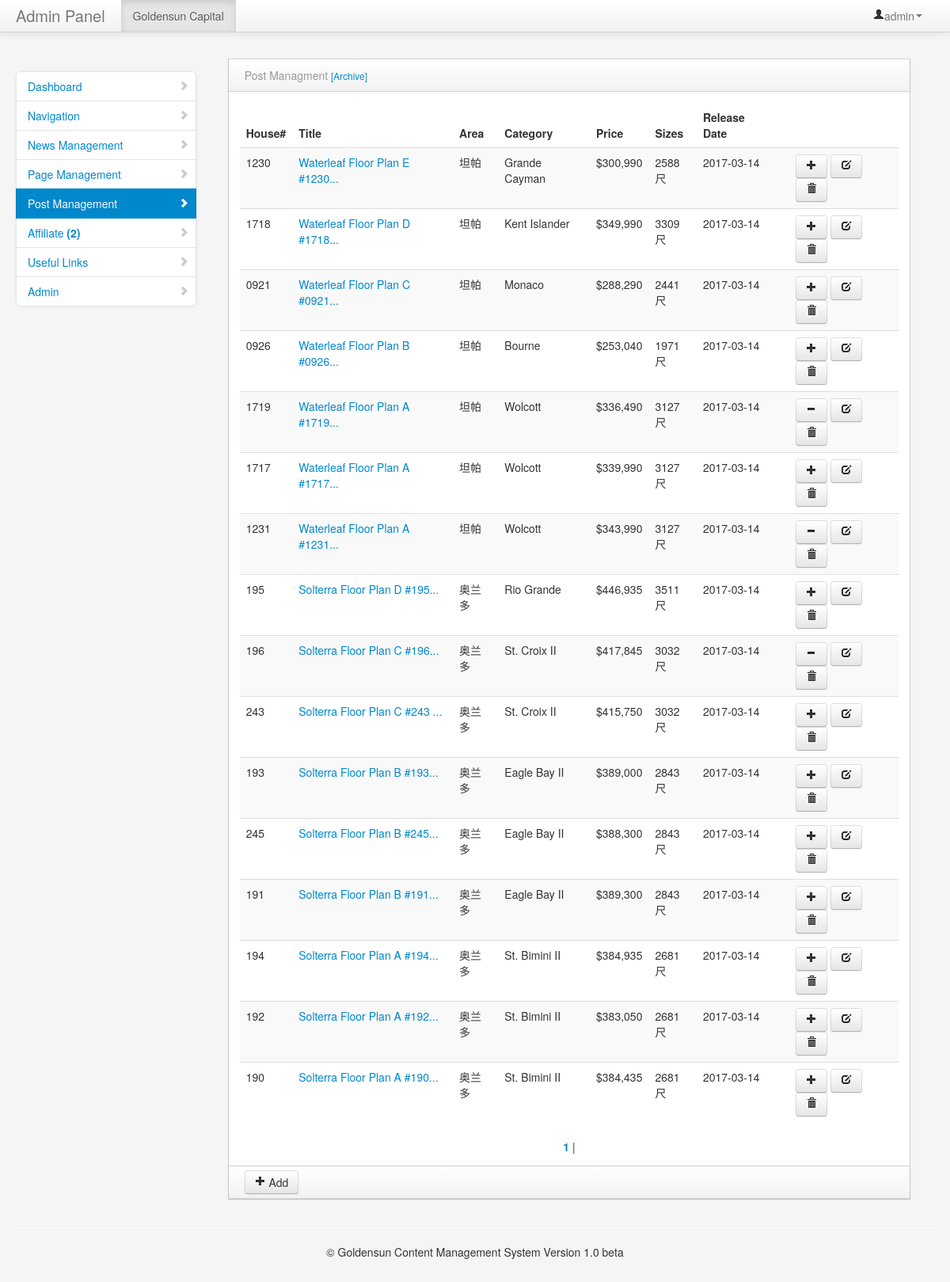
/admin/products.php (signed in), run on the app's committed database.
### tables this page shows
CREATE TABLE `products` (
  `id` int(11) NOT NULL,
  `type` varchar(255) NOT NULL,
  `title` varchar(255) NOT NULL,
  `price` decimal(10,0) NOT NULL,
  `house_num` varchar(50) NOT NULL,
  `rooms_detail` varchar(100) NOT NULL,
  `categories` varchar(255) NOT NULL,
  `image` text NOT NULL,
  `description` text NOT NULL,
  `available` int(11) NOT NULL DEFAULT '1',
  `sizes` text NOT NULL,
  `address` text NOT NULL,
  `img_inside` text NOT NULL,
  `tab_st` varchar(200) NOT NULL DEFAULT '项目介绍',
  `tab_nd` varchar(200) NOT NULL DEFAULT '项目亮点',
  `tab_rd` varchar(200) NOT NULL DEFAULT '关于投资',
  `tab_th` varchar(200) NOT NULL DEFAULT '操作指南',
  `tab_desc_st` text NOT NULL,
  `tab_desc_nd` text NOT NULL,
  `tab_desc_rd` text NOT NULL,
  `tab_desc_th` text NOT NULL,
  `release_date` timestamp NOT NULL DEFAULT CURRENT_TIMESTAMP,
  `deleted` int(11) NOT NULL DEFAULT '0'
);

### helpers/helpers.php (called while the page is built, shortened)
<?php
function asDollars($value) {
  return '$' . number_format($value, 0);
}
function utf8Substr($str, $from, $len)
{
   return preg_replace('#^(?:[\x00-\x7F]|[\xC0-\xFF][\x80-\xBF]+){0,'.$from.'}'.
                      '((?:[\x00-\x7F]|[\xC0-\xFF][\x80-\xBF]+){0,'.$len.'}).*#s',
                      '$1',$str);
}

### admin/products.php (the view, shortened to what this page needs)
<?php
include "includes/header.php";
include "includes/navigation.php";
?>
        <div class="container-fluid">
            <div class="row-fluid">
                  <?php include "includes/sidebar.php";?>
                <div class="span9" id="content">
<div class="row-fluid">
  <div class="block">
      <div class="navbar navbar-inner block-header">
          <div class="muted pull-left">Post Managment <a href="#"><small>[Archive]</small></a></div>
      </div>
      <div class="block-content collapse in">
      	 <table class="table table-striped">
                  <thead>
                      <tr>
                          <th>House#</th>
                          <th>Title</th>
                          <th>Area</th>
                          <th>Category</th>
                          <th>Price</th>
                          <th>Sizes</th>
                          <th>Release Date</th>
                      </tr>
                  </thead>
                    <tbody>
                    <?php
											$per_page = 25;
											$page_query = mysql_query("SELECT COUNT(*) FROM products");
											$pages = ceil(mysql_result($page_query, 0) / $per_page);
											$page = (isset($_GET['page'])) ? (int)$_GET['page'] : 1;
											$start = ($page - 1) * $per_page;
											$query = mysql_query("SELECT * FROM products ORDER BY id DESC LIMIT $start, $per_page");
											while ($data = mysql_fetch_array($query)) {
											?>
												<tr>
													<td><?php echo $data['house_num'];?></td>
													<td><a href="../zh-cn/real_estate_detail.php?id=<?php echo $data['id']; ?>" target="_blank"><?php echo utf8Substr($data['title'],0,28); ?>...</a></td>
                          <td><?php echo $data['type']; ?></td>
                          <td><?php echo $data['categories']; ?></td>
                          <td><?php echo asDollars($data['price']); ?></td>
                          <td><?php echo $data['sizes']; ?></td>
                          <td><?php $datetime = explode(" ",$data['release_date']);echo $datetime[0]; ?></td>
                          <td></td>
                          <td><?php if ($data['available'] == 1): ?>
                            <a href="products.php?selling_id=<?php echo $data['id']; ?>" class="btn">
                          <i class="icon-plus"></i></a>
                          <?php else: ?>
                            <a href="products.php?sold_id=<?php echo $data['id']; ?>" class="btn">
                          <i class="icon-minus"></i></a>
                          <?php endif; ?>
                          <a href="edit-products.php?id=<?php echo $data['id']; ?>" class="btn">
                          <i class="icon-edit"></i></a> <a href="functions/delete-products.php?id=<?php echo $data['id']; ?>" class="btn" onclick="return confirm('To continue ?')")><i class="icon-trash"></i></a></td>
                      </tr>
											<?php
                    };
											?>
                    </tbody>
                </table>
                <div align="center">
									<?php
									if($pages >= 1 && $page <= $pages)
									{
									  for($x=1; $x<=$pages; $x++)
									  {
									  	if($x == $page)
											echo ' <b><a href="?page='.$x.'">'.$x.'</a></b> | ';
										else
											echo ' <a href="?page='.$x.'">'.$x.'</a> |';
									  }
									}
									?>
                  </div>
                </div>
                <div class="navbar navbar-inner block-header">
                	 <a href="add-products.php" class="btn"><i class="icon-plus"></i> Add</a>
                </div>
            </div>
        </div>
    </div>
</div>
            <hr>
            <footer>
              <center>&copy; Goldensun Content Management System Version 1.0 beta</center>
            </footer>
        </div>
    </body>
</html>

### admin/assets/styles.css (style rules this page uses)
body { padding-top: 60px; padding-bottom: 40px; background-color: #f5f5f5; }
#content { margin-left:0px; }
.block { border: 1px solid #ccc; background: white; margin: 1em 0em; border-top: none; }
.block-content { margin: 1em; min-height: .25em; }
.block-header { margin-bottom: 0px; border-right: none; border-left: none; -webkit-border-radius: 0px; -moz-border-radius: 0px; border-radius: 0px; }
.block-header div { padding-top: 10px; }

### data on the page
products: house_num "1230", title "Waterleaf Floor Plan E #1230", type "坦帕", categories "Grande Cayman", price "$300,990", sizes "2588尺", release_date "2017-03-14"
products: house_num "1718", title "Waterleaf Floor Plan D #1718", type "坦帕", categories "Kent Islander", price "$349,990", sizes "3309尺", release_date "2017-03-14"
products: house_num "0921", title "Waterleaf Floor Plan C #0921", type "坦帕", categories "Monaco", price "$288,290", sizes "2441尺", release_date "2017-03-14"
products: house_num "0926", title "Waterleaf Floor Plan B #0926", type "坦帕", categories "Bourne", price "$253,040", sizes "1971尺", release_date "2017-03-14"
products: house_num "1719", title "Waterleaf Floor Plan A #1719", type "坦帕", categories "Wolcott", price "$336,490", sizes "3127尺", release_date "2017-03-14"
products: house_num "1717", title "Waterleaf Floor Plan A #1717", type "坦帕", categories "Wolcott", price "$339,990", sizes "3127尺", release_date "2017-03-14"
products: house_num "1231", title "Waterleaf Floor Plan A #1231", type "坦帕", categories "Wolcott", price "$343,990", sizes "3127尺", release_date "2017-03-14"
products: house_num "195", title "Solterra Floor Plan D #195", type "奥兰多", categories "Rio Grande", price "$446,935", sizes "3511尺", release_date "2017-03-14"
products: house_num "196", title "Solterra Floor Plan C #196", type "奥兰多", categories "St. Croix II", price "$417,845", sizes "3032尺", release_date "2017-03-14"
products: house_num "243", title "Solterra Floor Plan C #243", type "奥兰多", categories "St. Croix II", price "$415,750", sizes "3032尺", release_date "2017-03-14"
products: house_num "193", title "Solterra Floor Plan B #193", type "奥兰多", categories "Eagle Bay II", price "$389,000", sizes "2843尺", release_date "2017-03-14"
products: house_num "245", title "Solterra Floor Plan B #245", type "奥兰多", categories "Eagle Bay II", price "$388,300", sizes "2843尺", release_date "2017-03-14"
products: house_num "191", title "Solterra Floor Plan B #191", type "奥兰多", categories "Eagle Bay II", price "$389,300", sizes "2843尺", release_date "2017-03-14"
products: house_num "194", title "Solterra Floor Plan A #194", type "奥兰多", categories "St. Bimini II", price "$384,935", sizes "2681尺", release_date "2017-03-14"
products: house_num "192", title "Solterra Floor Plan A #192", type "奥兰多", categories "St. Bimini II", price "$383,050", sizes "2681尺", release_date "2017-03-14"
products: house_num "190", title "Solterra Floor Plan A #190", type "奥兰多", categories "St. Bimini II", price "$384,435", sizes "2681尺", release_date "2017-03-14"

### other printed values
$_SESSION['username'] "admin"
$num "2"
